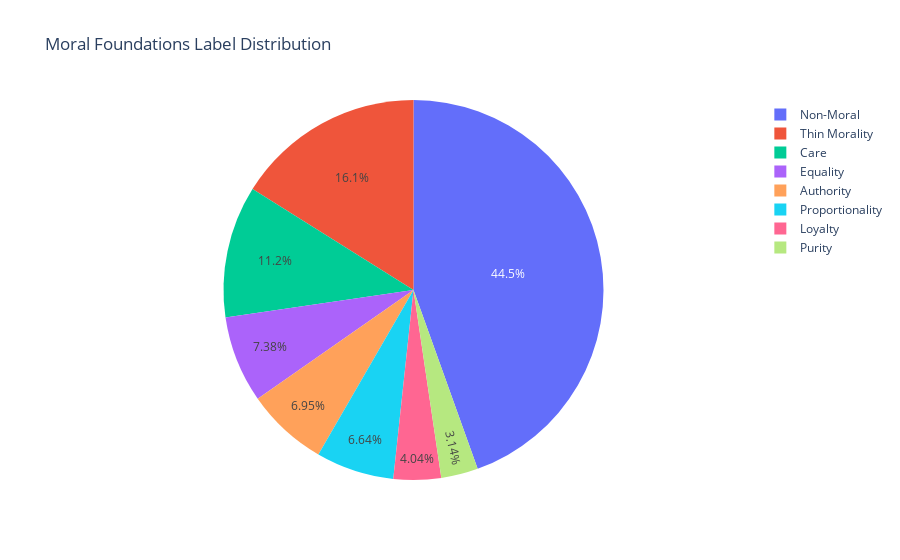

The notebook cell this image was saved under:
### Markdown cell above
### Box plot
Bar graph filled with all the bars like the storage on your phone

### Code cell
names = list(labels.index)
values = labels.values

# Plot using plotly express
fig = px.pie(labels, values=values, names=names, title='Moral Foundations Label Distribution')
fig.show()

### Figure 1 — Plotly figure (JSON) as saved in the notebook; plotly's stock layout.template omitted (floating-point values rounded to 4 significant figures)
{"data": [{"domain": {"x": [0, 1], "y": [0, 1]}, "hovertemplate": "label=%{label}<br>value=%{value}<extra></extra>", "labels": ["Non-Moral", "Thin Morality", "Care", "Equality", "Authority", "Proportionality", "Loyalty", "Purity"], "legendgroup": "", "name": "", "showlegend": true, "type": "pie", "values": [30774, 11123, 7761, 5105, 4807, 4593, 2794, 2171]}], "layout": {"legend": {"tracegroupgap": 0}, "title": {"text": "Moral Foundations Label Distribution"}}}
